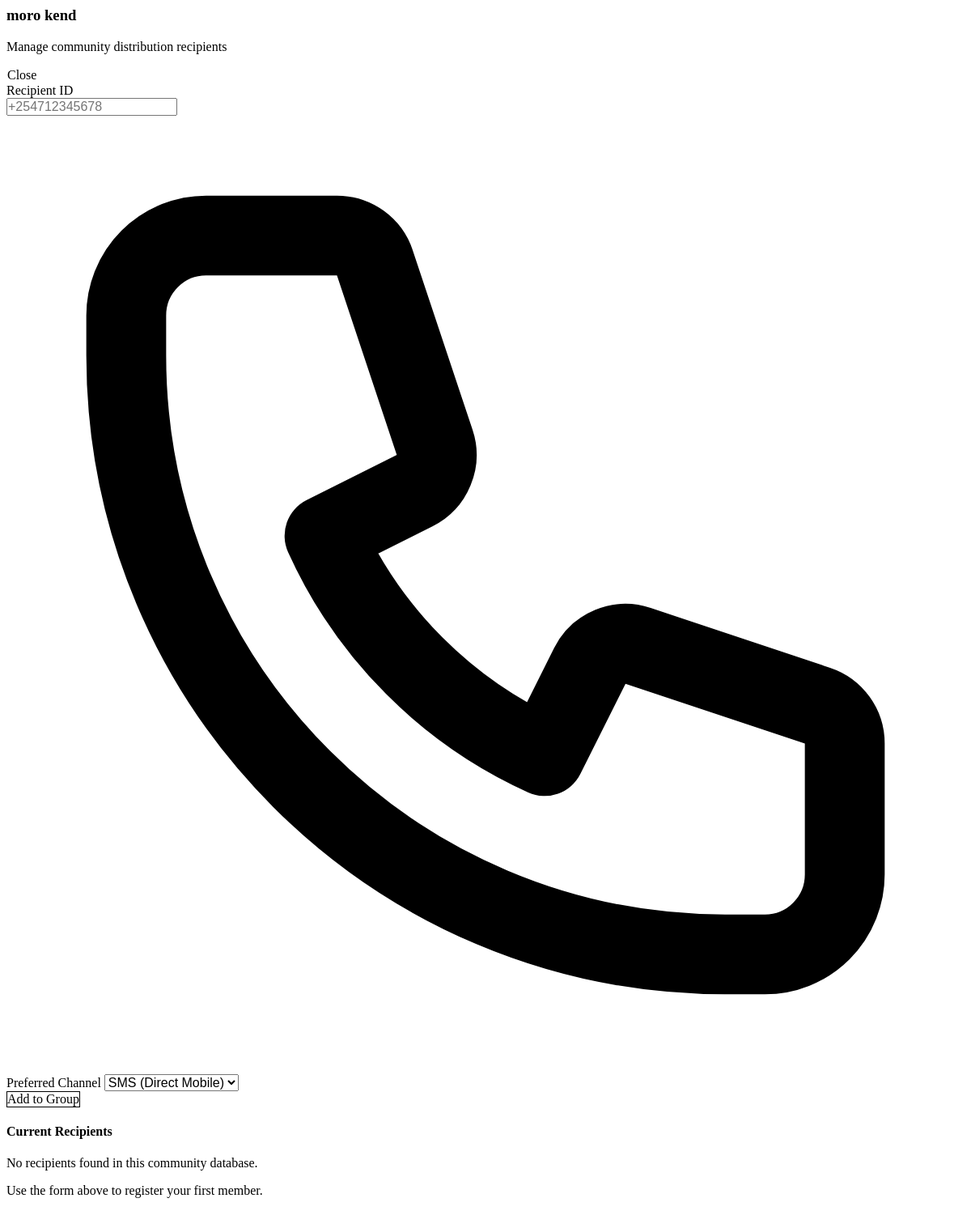
The page /community/GRP-656EE973/members (signed in) on the database as committed earlier.
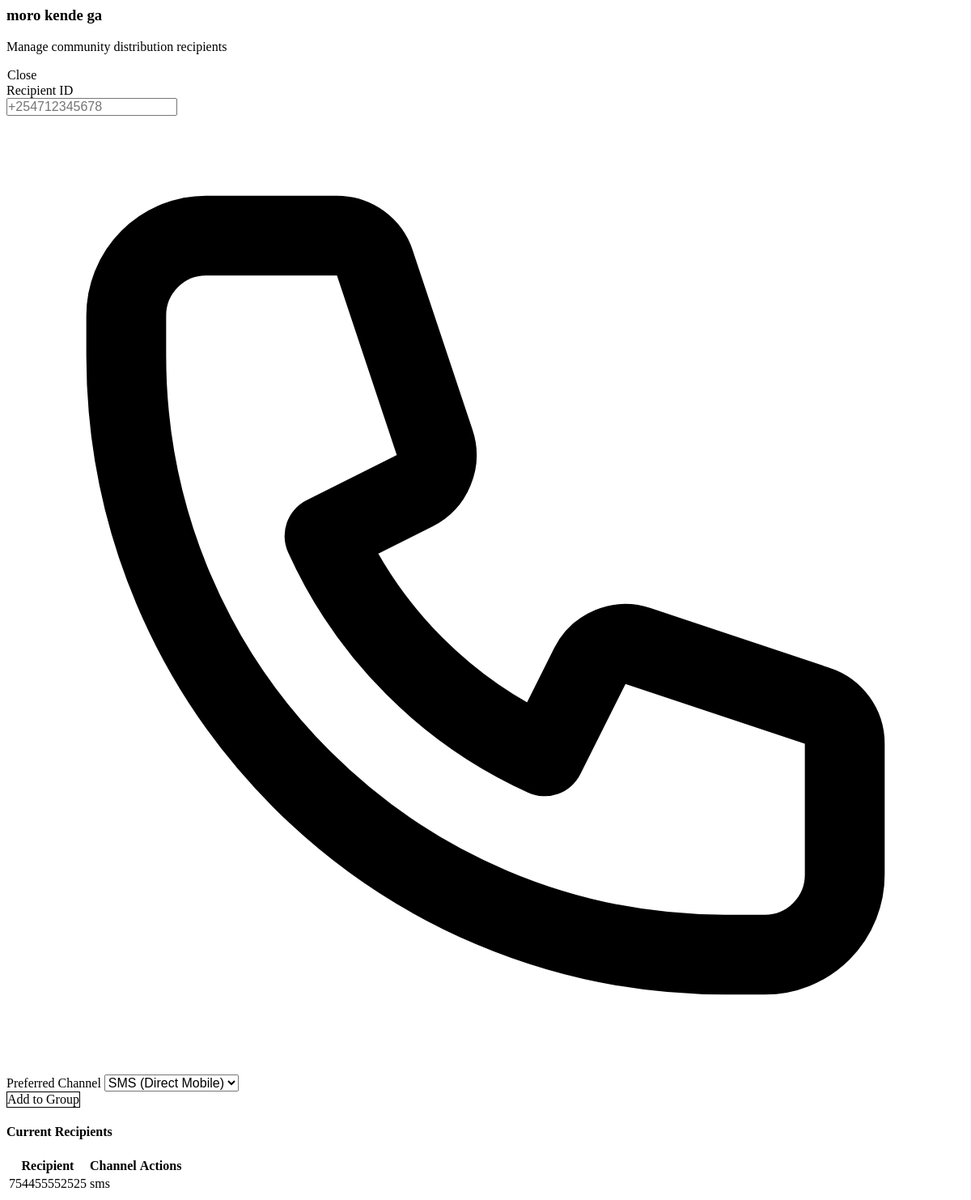
The same page on the database as committed later.
### tables this page shows
CREATE TABLE community_groups (
        id TEXT PRIMARY KEY,
        name TEXT NOT NULL,
        description TEXT,
        group_type TEXT,
        tags TEXT DEFAULT '[]', -- JSON list
        location TEXT,
        admin_id TEXT,
        trust_level TEXT DEFAULT 'local',
        preferred_channels TEXT DEFAULT 'ussd,sms',
        active BOOLEAN DEFAULT 1,
        created_at DATETIME DEFAULT CURRENT_TIMESTAMP
    );

CREATE TABLE community_members (
        id TEXT PRIMARY KEY,
        community_id TEXT NOT NULL,
        user_id TEXT NOT NULL,
        channel TEXT NOT NULL,
        joined_at DATETIME DEFAULT CURRENT_TIMESTAMP,
        active BOOLEAN DEFAULT 1,
        FOREIGN KEY (community_id) REFERENCES community_groups(id),
        UNIQUE(community_id, user_id, channel)
    );

### aos/api/routers/community.py (the view)
@router.get("/{group_id}/members", response_class=HTMLResponse)
async def list_group_members(
    request: Request,
    group_id: str,
    operator=Depends(requires_community_access())
):
    members = []
    group = None
    if community_state.module:
        group = community_state.module.get_group(group_id)
        if group:
            result = community_state.module.list_all_members(group_id=group_id, per_page=1000)
            members = result.get("members", [])
    return templates.TemplateResponse("partials/community_members.html", {
        "request": request,
        "user": operator,
        "group": group,
        "members": members
    })

### aos/api/templates/partials/community_members.html (shortened to what the changed rows need)
{% from "components/atoms/Card.html" import card %}
{% from "components/atoms/EliteButton.html" import elite_button %}
<div class="aos-stack-lg p-2 md:p-4">
    <div class="flex items-center justify-between mb-2">
        <div>
            <h3 class="aos-h3 mb-1">{{ group.name }}</h3>
            <p class="aos-text-muted aos-text-sm">Manage community distribution recipients</p>
        </div>
    </div>
    <div class="aos-stack-sm">
        <div id="members-list-container" class="max-h-[400px] overflow-y-auto pr-2 custom-scrollbar">
            {% if members %}
            <table class="aos-table">
                <thead>
                    <tr>
                        <th class="aos-text-xs">Recipient</th>
                        <th class="aos-text-xs">Channel</th>
                        <th class="aos-text-xs">Actions</th>
                    </tr>
                </thead>
                <tbody>
                    {% for member in members %}
                    <tr id="member-{{ member.user_id }}" class="group/row">
                        <td class="aos-font-mono aos-text-sm">{{ member.user_id }}</td>
                        <td>
                            <span class="aos-badge aos-badge-info aos-size-xs uppercase">{{ member.channel }}</span>
                        </td>
                        <td>
                            <button
                                class="aos-btn aos-btn-ghost aos-size-sm aos-text-danger opacity-0 group-hover/row:opacity-100 transition-opacity"
                                hx-delete="/community/{{ group.id }}/members/{{ member.user_id }}?channel={{ member.channel }}"
                                data-aos-confirm="Remove this recipient from the distribution network?"
                                hx-target="#member-{{ member.user_id }}" hx-swap="outerHTML swap:400ms">
                            </button>
                        </td>
                    </tr>
                    {% endfor %}
                </tbody>
            </table>
            {% else %}
            <div class="aos-text-center aos-py-12 aos-bg-glass rounded-lg border border-dashed border-gray-700">
                <p class="aos-text-muted">No recipients found in this community database.</p>
                <p class="aos-text-xs aos-text-muted/50 mt-1">Use the form above to register your first member.</p>
            </div>
            {% endif %}
        </div>
    </div>
</div>

Rows that differ between the two databases and show on the page:
changed community_groups: name "moro kend" → "moro kende ga"
added community_members: user_id "754455552525", channel "sms"
Other text that changed with them:
text no longer shown: "No recipients found in this community database. Use the form above to register your first member."
text now shown: "Recipient Channel Actions"
